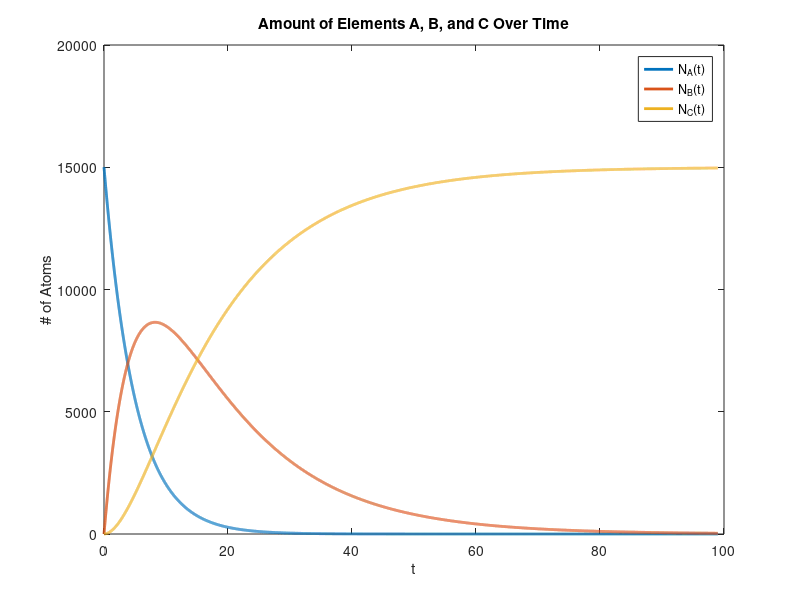

Write the MATLAB code that produced this figure.
clear vars

x = [0:0.01:99]
y1 = 15000*exp(-0.2*x)
y2 = ((15000*0.2)/(1/15 - 1/5)) * (exp(-0.2*x) - exp(-(1/15)*x))
y3 = -7500*exp(-0.2*x) .* (3 * exp((2/15) * x) - 1) + 15000
plot(x,y1, 'LineWidth', 2)
hold on
plot(x,y2, 'LineWidth', 2)
plot(x,y3, 'LineWidth', 2)
hold off
legend('N_{A}(t)','N_{B}(t)','N_{C}(t)')
title("Amount of Elements A, B, and C Over Time")
ylabel('# of Atoms')
xlabel('t')
